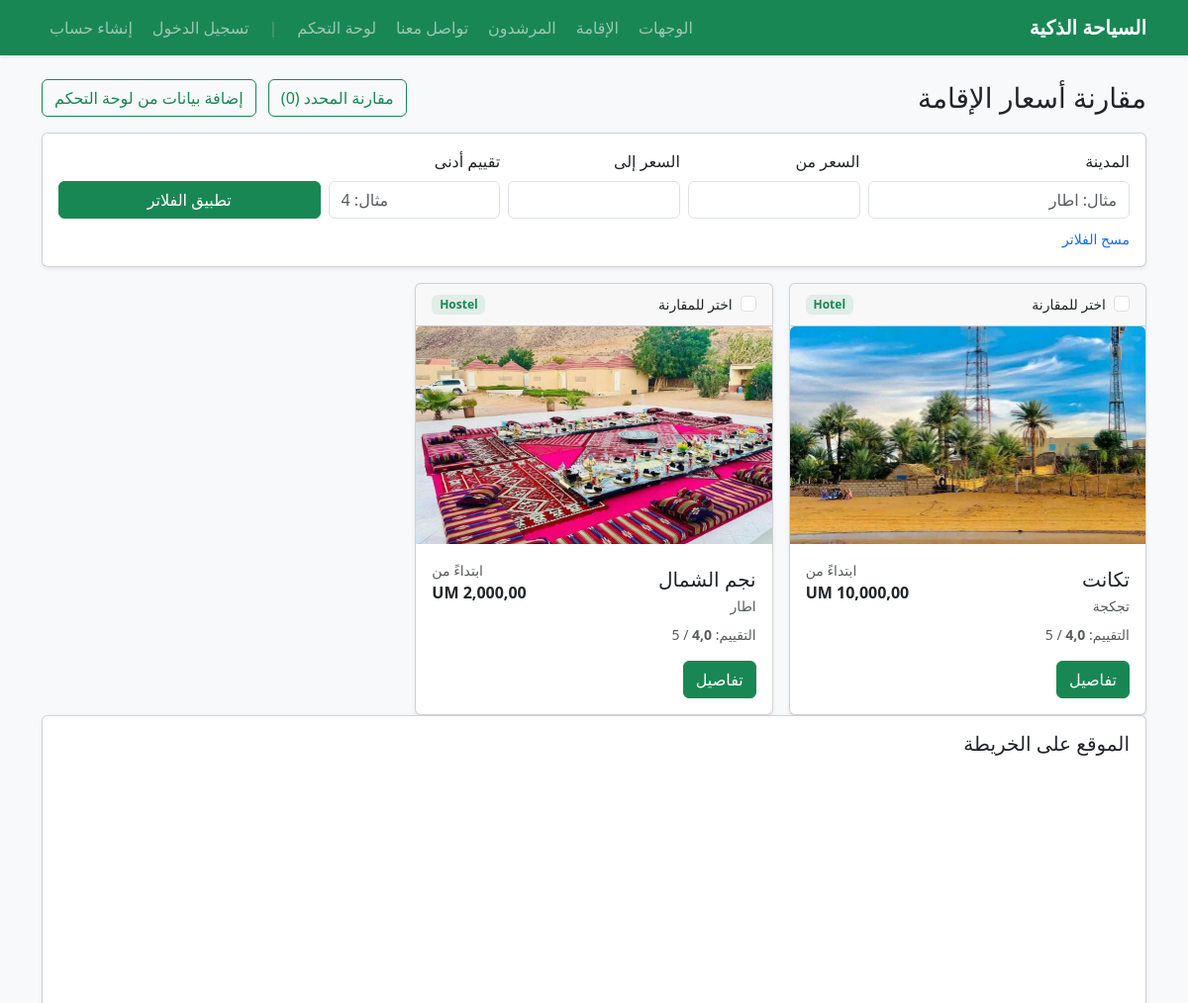
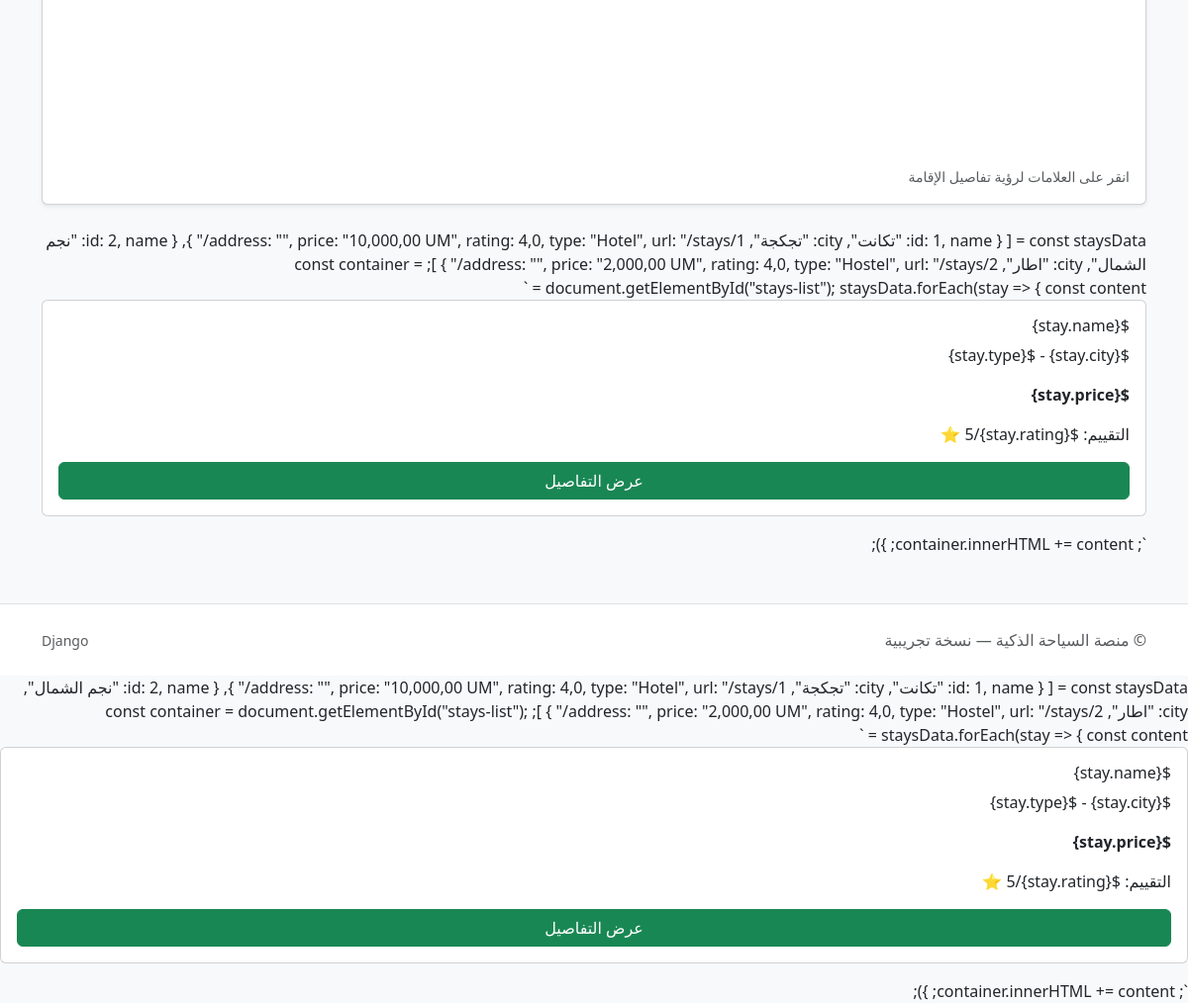
Page /stays/ on the committed database (2 pictures, top to bottom).
### stays/models.py (models this page shows, shortened)
class Stay(models.Model):
    STAY_TYPES = [
        ("hotel", "Hotel"),
        ("guesthouse", "Guest House"),
        ("hostel", "Hostel"),
    ]
    name = models.CharField(max_length=200)
    stay_type = models.CharField(max_length=20, choices=STAY_TYPES, default="hotel")
    city = models.CharField(max_length=120)
    start_price = models.DecimalField(max_digits=15, decimal_places=2, help_text="السعر باللأوقية (UM)")
    rating = models.DecimalField(max_digits=2, decimal_places=1, default=4.0)
    address = models.CharField(max_length=250, blank=True)
    latitude = models.FloatField(blank=True, null=True, help_text="خط العرض")
    longitude = models.FloatField(blank=True, null=True, help_text="خط الطول")
    description = models.TextField(blank=True)

class StayMedia(models.Model):
    stay = models.ForeignKey(Stay, on_delete=models.CASCADE, related_name="media")
    kind = models.CharField(max_length=20, choices=[("image", "Image"), ("video", "Video")], default="image")
    file = models.FileField(upload_to="stays/", blank=True, null=True)
    url = models.URLField(blank=True)

### stays/views.py (the view, shortened to what this page needs)
# urls.py: path("", views.stay_list, name="stay_list"),
def stay_list(request):
    qs = Stay.objects.all().order_by("name")
    city = request.GET.get("city", "").strip()
    min_price = request.GET.get("min_price", "").strip()
    max_price = request.GET.get("max_price", "").strip()
    min_rating = request.GET.get("min_rating", "").strip()
    if city:
        qs = qs.filter(city__icontains=city)
    if min_price:
        qs = qs.filter(start_price__gte=min_price)
    if max_price:
        qs = qs.filter(start_price__lte=max_price)
    if min_rating:
        qs = qs.filter(rating__gte=min_rating)
    cities = Stay.objects.values_list('city', flat=True).distinct()
    compare_ids = request.GET.getlist('compare') or request.GET.get('ids', '').split(',') if request.GET.get('ids') else []
    compare_stays = []
    context = {
        "items": qs,
        "cities": cities,
        "city": city,
        "min_price": min_price,
        "max_price": max_price,
        "min_rating": min_rating,
        "compare_stays": compare_stays,
        "compare_ids": compare_ids,
    }
    return render(request, "stays/list.html", context)

### stays/templatetags/currency.py (called while the page is built)
@register.filter
def format_um(value):
    if value is None:
        return "0,00 UM"
    try:
        value = Decimal(str(value))
        formatted = f"{value:,.2f}".replace(',', '|').replace('.', ',').replace('|', ',')
        return f"{formatted} UM"
    except:
        return f"{value} UM"

### templates/stays/list.html (shortened to what this page needs)
{% extends "base.html" %}
{% load currency %}
{% block content %}
<div class="d-flex justify-content-between align-items-center mb-3">
  <h3 class="mb-0">مقارنة أسعار الإقامة</h3>
  <div>
    <form method="get" action="/stays/comparison/" class="d-inline" id="comparison-form">
      <button type="submit" class="btn btn-outline-success me-2" id="compare-btn">مقارنة المحدد (<span id="compare-count">0</span>)</button>
    </form>
    <a class="btn btn-outline-success" href="/admin/stays/stay/">إضافة بيانات من لوحة التحكم</a>
  </div>
</div>
<form method="get" class="card shadow-sm mb-3">
  <div class="card-body">
    <div class="row g-2">
      <div class="col-md-3">
        <label class="form-label">المدينة</label>
        <input name="city" value="{{ city }}" class="form-control" placeholder="مثال: اطار">
      </div>
      <div class="col-md-2">
        <label class="form-label">السعر من</label>
        <input name="min_price" value="{{ min_price }}" type="number" step="0.01" class="form-control">
      </div>
      <div class="col-md-2">
        <label class="form-label">السعر إلى</label>
        <input name="max_price" value="{{ max_price }}" type="number" step="0.01" class="form-control">
      </div>
      <div class="col-md-2">
        <label class="form-label">تقييم أدنى</label>
        <input name="min_rating" value="{{ min_rating }}" type="number" step="0.1" class="form-control" placeholder="مثال: 4">
      </div>
      <div class="col-md-3 d-grid align-items-end">
        <button class="btn btn-success mt-4">تطبيق الفلاتر</button>
      </div>
    </div>
    <div class="mt-2">
      <a class="small text-decoration-none" href="/stays/">مسح الفلاتر</a>
    </div>
  </div>
</form>
<div class="row g-3">
  {% for s in items %}
    <div class="col-md-4">
      <div class="card card-hover h-100 shadow-sm">
        <div class="card-header d-flex justify-content-between align-items-center">
          <div class="form-check">
            <input class="form-check-input compare-checkbox" type="checkbox"
            value="{{ s.id }}" id="compare_{{ s.id }}">
            <label class="form-check-label small" for="compare_{{ s.id }}">
              اختر للمقارنة
            </label>
          </div>
          <span class="badge badge-soft">{{ s.get_stay_type_display }}</span>
        </div>
        {% with img=s.media.first %}
          {% if img and img.file %}
            <img
              src="{{ img.file.url }}"
              class="card-img-top"
              style="height:220px; object-fit:cover;"
              alt="{{ s.name }}"
            >
          {% else %}
            <div class="bg-light d-flex align-items-center justify-content-center"
            style="height:220px;">
              <span class="text-muted small">لا توجد صورة</span>
            </div>
          {% endif %}
        {% endwith %}
        <div class="card-body">
          <div class="d-flex justify-content-between align-items-start">
            <div>
              <h5 class="mt-2 mb-1">{{ s.name }}</h5>
              <div class="text-muted small">{{ s.city }}</div>
            </div>
            <div class="text-end">
              <div class="text-muted small">ابتداءً من</div>
              <div class="fw-bold">{{ s.start_price|format_um }}</div>
            </div>
          </div>
          <div class="mt-2 text-muted small">
            التقييم: <b>{{ s.rating }}</b> / 5
          </div>
          <a class="btn btn-success mt-3" href="/stays/{{ s.id }}/">تفاصيل</a>
        </div>
      </div>
    </div>
  {% empty %}
    <div class="text-muted">
      لا توجد نتائج. جرّب تغيير الفلاتر أو أضف بيانات من
      <a class="text-decoration-none" href="/admin/stays/stay/">لوحة التحكم</a>.
    </div>
  {% endfor %}
</div>
<div class="card shadow-sm mb-4">
  <div class="card-body">
    <h5 class="mb-3">الموقع على الخريطة</h5>
    <div id="stays-map" style="height:400px; width:100%; border-radius:8px;"></div>
    <small class="text-muted">انقر على العلامات لرؤية تفاصيل الإقامة</small>
  </div>
</div>
{% block extra_head %}
<link rel="stylesheet" href="https://cdnjs.cloudflare.com/ajax/libs/leaflet/1.9.4/leaflet.min.css" />
{% endblock %}
{% block extra_scripts %}
const staysData = [
{% for stay in items %}
{
    id: {{ stay.id }},
    name: "{{ stay.name|escapejs }}",
    city: "{{ stay.city|escapejs }}",
    address: "{{ stay.address|escapejs }}",
    price: "{{ stay.start_price|format_um }}",
    rating: {{ stay.rating }},
    type: "{{ stay.get_stay_type_display }}",
    url: "/stays/{{ stay.id }}/"
}{% if not forloop.last %},{% endif %}
{% endfor %}
];
const container = document.getElementById("stays-list");
staysData.forEach(stay => {
const content = `
<div class="card mb-3 p-3">
    <h6>${stay.name}</h6>
    <p>${stay.city} - ${stay.type}</p>
    <p><strong>${stay.price}</strong></p>
    <p>التقييم: ${stay.rating}/5 ⭐</p>
    <a href="${stay.url}" class="btn btn-success">عرض التفاصيل</a>
</div>
`;
container.innerHTML += content;
});
{% endblock %}
{% endblock %}

### templates/base.html (style rules this page uses)
.badge-soft { background: rgba(25,135,84,.10); color: #198754; }

### rows in the picture
Stay: stay_type "Hotel", media.first.file (picture), name "تكانت", city "تجكجة", start_price "10,000,00 UM", rating "4,0", id "1"
Stay: stay_type "Hostel", media.first.file (picture), name "نجم الشمال", city "اطار", start_price "2,000,00 UM", rating "4,0", id "2"
